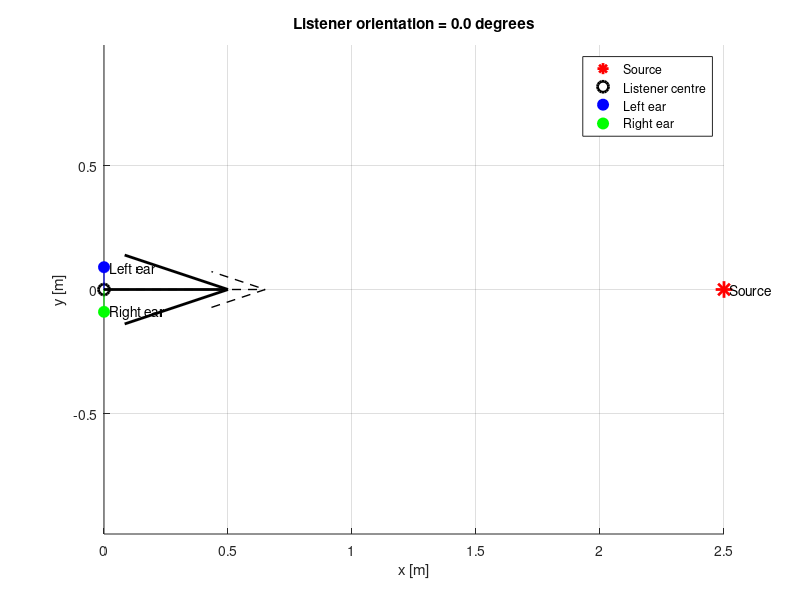
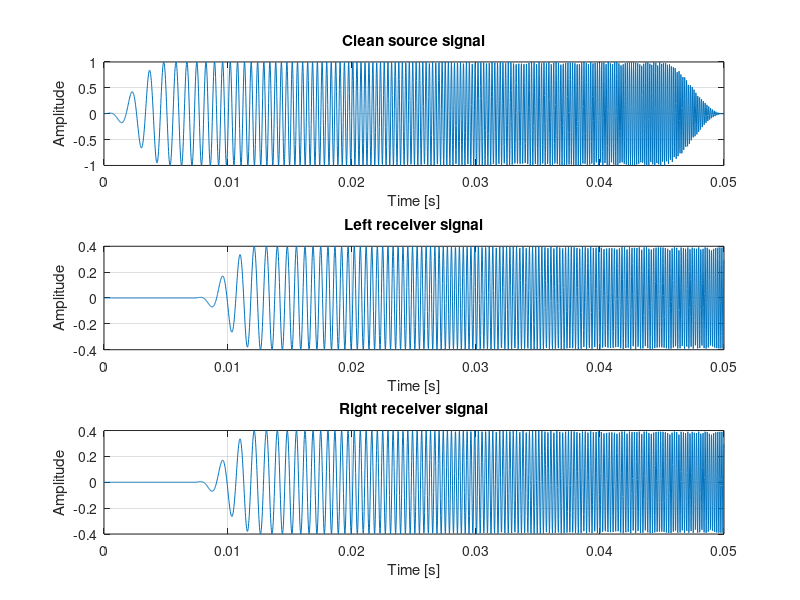

Reproduce these figures in MATLAB, in order.

%% Inspect and listen to a generated binaural signal
% Simple free-field setup:
%   - One clean chirp source
%   - Two omnidirectional receivers representing the ears
%   - Listener orientation can be set manually
%   - No HRTF, source directivity, room reflections, or noise

clear;
clc;
close all;

%% 1. Configuration

fs = 48000;
signalDuration = 0.05;
soundSpeed = 343;
earSpacing = 0.18;

listenerPosition = [0, 0];
sourcePosition = [2.5, 0];

% Change this angle to inspect different orientations.
% 0 degrees   = facing positive x
% 90 degrees  = facing positive y
% Positive angles are counterclockwise.
orientationDeg = 0;

%% 2. Generate the clean source signal

numSamples = round(signalDuration * fs);
t = (0:numSamples-1)' / fs;

sourceSignal = chirp(t, 300, signalDuration, 7000);

% Apply short fade-in and fade-out.
fadeLength = round(0.005 * fs);
fade = sin(linspace(0, pi/2, fadeLength)').^2;

sourceSignal(1:fadeLength) = ...
    sourceSignal(1:fadeLength) .* fade;

sourceSignal(end-fadeLength+1:end) = ...
    sourceSignal(end-fadeLength+1:end) .* flipud(fade);

sourceSignal = sourceSignal / max(abs(sourceSignal));

%% 3. Calculate receiver positions

theta = deg2rad(orientationDeg);

% Local left direction, rotated into global coordinates.
leftDirection = [-sin(theta), cos(theta)];

leftPosition = listenerPosition ...
    + (earSpacing / 2) * leftDirection;

rightPosition = listenerPosition ...
    - (earSpacing / 2) * leftDirection;

%% 4. Simulate free-field propagation

rLeft = norm(sourcePosition - leftPosition);
rRight = norm(sourcePosition - rightPosition);

delayLeft = rLeft / soundSpeed;
delayRight = rRight / soundSpeed;

% Fractional delays with linear interpolation.
leftSignal = interp1( ...
    t, sourceSignal, t - delayLeft, 'linear', 0);

rightSignal = interp1( ...
    t, sourceSignal, t - delayRight, 'linear', 0);

% Spherical spreading, relative to 1 metre.
leftSignal = leftSignal / rLeft;
rightSignal = rightSignal / rRight;

% Match the stored signal format:
% columns = left and right channels.
binauralSignal = single([leftSignal, rightSignal]);

%% 5. Plot listener orientation and geometry

figure('Name', 'Binaural Geometry');

hold on;
grid on;
axis equal;

% Source and listener centre.
plot(sourcePosition(1), sourcePosition(2), ...
    'r*', 'MarkerSize', 12, 'LineWidth', 2);

plot(listenerPosition(1), listenerPosition(2), ...
    'ko', 'MarkerSize', 8, 'LineWidth', 2);

% Ear positions.
plot(leftPosition(1), leftPosition(2), ...
    'bo', 'MarkerSize', 8, 'MarkerFaceColor', 'b');

plot(rightPosition(1), rightPosition(2), ...
    'go', 'MarkerSize', 8, 'MarkerFaceColor', 'g');

% Head-centre-to-ear connections.
plot([listenerPosition(1), leftPosition(1)], ...
     [listenerPosition(2), leftPosition(2)], 'b-');

plot([listenerPosition(1), rightPosition(1)], ...
     [listenerPosition(2), rightPosition(2)], 'g-');

% Facing direction.
arrowLength = 0.5;
quiver(listenerPosition(1), listenerPosition(2), ...
    arrowLength*cos(theta), arrowLength*sin(theta), ...
    0, 'k', 'LineWidth', 2, 'MaxHeadSize', 0.5);

% Global reference direction: positive x.
quiver(listenerPosition(1), listenerPosition(2), ...
    0.65, 0, 0, '--k', 'LineWidth', 1);

text(sourcePosition(1), sourcePosition(2), '  Source');
text(leftPosition(1), leftPosition(2), '  Left ear');
text(rightPosition(1), rightPosition(2), '  Right ear');

xlabel('x [m]');
ylabel('y [m]');
title(sprintf('Listener orientation = %.1f degrees', ...
    orientationDeg));

legend('Source', 'Listener centre', 'Left ear', 'Right ear', ...
    'Location', 'best');

hold off;

%% 6. Plot the source and received signals

figure('Name', 'Signal Waveforms');

subplot(3,1,1);
plot(t, sourceSignal);
grid on;
xlabel('Time [s]');
ylabel('Amplitude');
title('Clean source signal');

subplot(3,1,2);
plot(t, leftSignal);
grid on;
xlabel('Time [s]');
ylabel('Amplitude');
title('Left receiver signal');

subplot(3,1,3);
plot(t, rightSignal);
grid on;
xlabel('Time [s]');
ylabel('Amplitude');
title('Right receiver signal');

%% 7. Listen to the binaural signal

% Play both channels together as stereo audio.
% Normalize for listening only; stored signals remain unchanged.
playbackSignal = double(binauralSignal);

peak = max(abs(playbackSignal(:)));

if peak > 0
    playbackSignal = 0.95 * playbackSignal / peak;
end

fprintf('Listener orientation: %.1f degrees\n', orientationDeg);
fprintf('Source-to-left-ear distance: %.3f m\n', rLeft);
fprintf('Source-to-right-ear distance: %.3f m\n', rRight);
fprintf('Left-ear propagation delay: %.3f ms\n', delayLeft*1000);
fprintf('Right-ear propagation delay: %.3f ms\n', delayRight*1000);

sound(playbackSignal, fs);

%% Optional: inspect the same signal with audioplayer
% player = audioplayer(playbackSignal, fs);
% playblocking(player);
